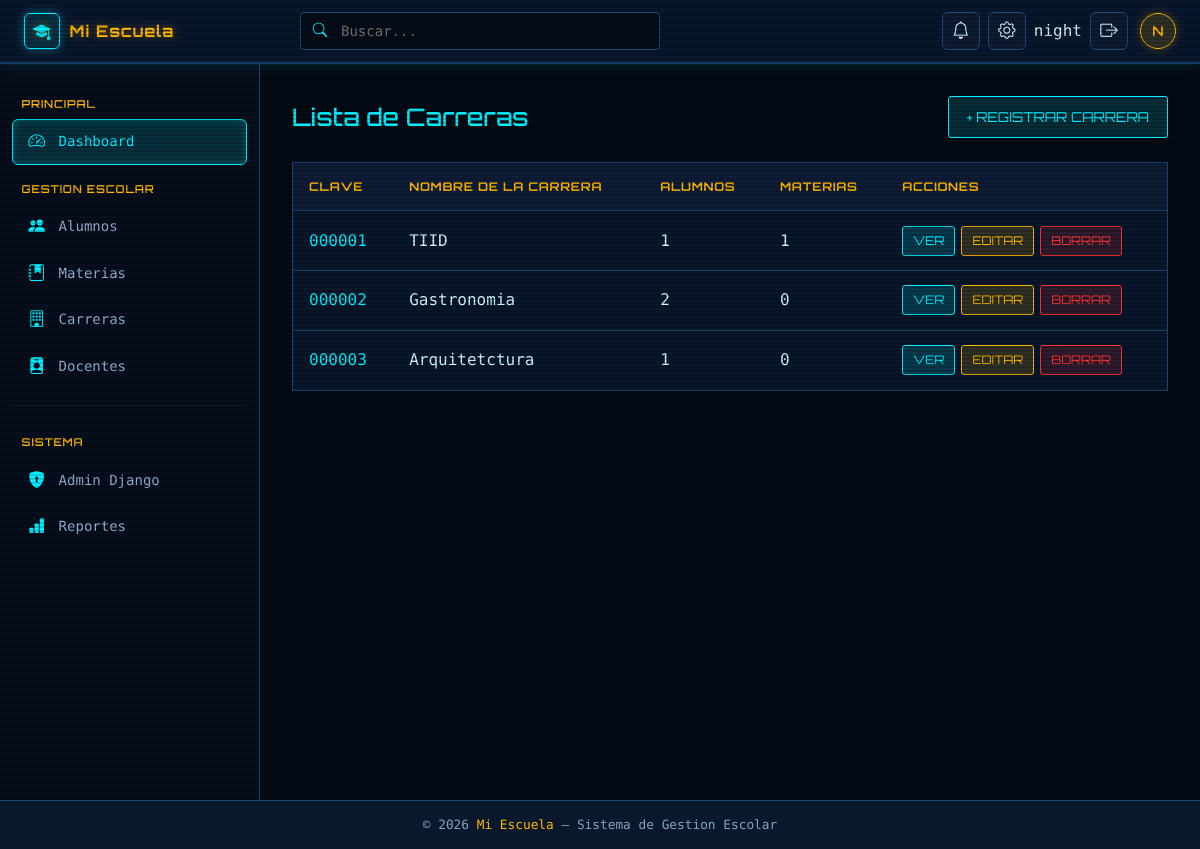
Screenshot of /carreras/ (signed in) with the database file from the repository.
### dark/models.py (models this page shows, shortened)
class Patos(models.Model):
    clave = models.CharField(verbose_name='Clave', max_length=8, unique=True)
    carrera = models.CharField(verbose_name='Nombre Carrera', max_length=50)
    class Meta:
        verbose_name = 'Carrera'
        verbose_name_plural = 'Carreras'

### dark/views.py (the view)
# urls.py: path('carreras/', views.lista_carreras, name='lista_carreras'),
@login_required
def lista_carreras(request):
    carreras = Patos.objects.annotate(
        alumnos_count=Count('alumno', distinct=True),
        materias_count=Count('materia', distinct=True),
    ).order_by('clave')
    return render(request, 'lista_carreras.html', {'carreras': carreras})

### dark/templates/lista_carreras.html (shortened to what this page needs)
{% extends "base.html" %}
{% block contenido %}
<div class="scanlines"></div>
<div class="hud-container catalog-page">
    <header class="hud-header catalog-header" style="display: flex; justify-content: space-between; align-items: center; flex-wrap: wrap; gap: 15px;">
        <div>
            <h1 style="margin: 0;">Lista de Carreras</h1>
        </div>
        <a href="{% url 'crear_carrera' %}" class="btn-action btn-info-hud catalog-create-button" style="padding: 10px 18px; font-size: 0.85rem;">
            + Registrar Carrera
        </a>
    </header>
    <main class="hud-table-wrapper">
        <table class="hud-table">
            <thead>
                <tr>
                    <th>Clave</th>
                    <th>Nombre de la carrera</th>
                    <th>Alumnos</th>
                    <th>Materias</th>
                    <th>Acciones</th>
                </tr>
            </thead>
            <tbody>
                {% for carrera in carreras %}
                <tr>
                    <td><span class="skill-code">{{ carrera.clave }}</span></td>
                    <td class="alumno-nombre">{{ carrera.carrera }}</td>
                    <td>{{ carrera.alumnos_count }}</td>
                    <td>{{ carrera.materias_count }}</td>
                    <td>
                        <div class="table-actions">
                            <a href="{% url 'detalle_carrera' carrera.pk %}" class="btn-action btn-info-hud" title="Ver detalles">Ver</a>
                            <a href="{% url 'editar_carrera' carrera.pk %}" class="btn-action btn-warn-hud">Editar</a>
                            <a href="{% url 'eliminar_carrera' carrera.pk %}" class="btn-action btn-danger-hud">Borrar</a>
                        </div>
                    </td>
                </tr>
                {% empty %}
                <tr>
                    <td colspan="5"><p class="hud-alert">ALERTA: No hay carreras registradas.</p></td>
                </tr>
                {% endfor %}
            </tbody>
        </table>
    </main>
</div>
{% endblock contenido %}

### dark/templates/base.html (shortened to what this page needs)
{% load static %}
<!DOCTYPE html>
<html lang="es">
<head>
    <link href="https://cdn.jsdelivr.net/npm/bootstrap@5.3.3/dist/css/bootstrap.min.css" rel="stylesheet">
    <link href="https://cdn.jsdelivr.net/npm/bootstrap-icons@1.11.3/font/bootstrap-icons.min.css" rel="stylesheet">
    <link href="{% static 'alumnos/css/base.css' %}" rel="stylesheet">
</head>
<body>
    <header class="top-navbar">
        <a href="#" class="brand">
            <div class="brand-icon">
                <i class="bi bi-mortarboard-fill"></i>
            </div>
            Mi Escuela
        </a>
        <div class="navbar-search d-none d-md-block">
            <div class="search-wrapper">
                <i class="bi bi-search"></i>
                <input type="text" placeholder="Buscar...">
            </div>
        </div>
        <div class="navbar-right">
            <button class="nav-icon-btn" title="Notificaciones">
                <i class="bi bi-bell"></i>
            </button>
            <button class="nav-icon-btn" title="Configuracion">
                <i class="bi bi-gear"></i>
            </button>
            {% if user.is_authenticated %}
            <span class="navbar-username">{{ user.username }}</span>
            <form method="POST" action="{% url 'logout' %}" style="margin:0;">
                <button type="submit" class="nav-icon-btn logout-btn" title="Cerrar sesión">
                    <i class="bi bi-box-arrow-right"></i>
                </button>
            </form>
            {% endif %}
            <div class="avatar" title="{{ user.username }}">{{ user.username|first|upper }}</div>
        </div>
    </header>
    <div class="app-wrapper">
        <aside id="sidebar">
            <div class="sidebar-section">
                <p class="sidebar-label">Principal</p>
                <a href="#" class="sidebar-link active">
                    <i class="bi bi-speedometer2"></i> Dashboard
                </a>
            </div>
            <div class="sidebar-section">
                <p class="sidebar-label">Gestion Escolar</p>
                <a href="{% url 'lista_alumnos' %}" class="sidebar-link">
                    <i class="bi bi-people-fill"></i> Alumnos
                </a>
                <a href="{% url 'lista_materias' %}" class="sidebar-link">
                    <i class="bi bi-journal-bookmark-fill"></i> Materias
                </a>
                <a href="{% url "lista_carreras" %}" class="sidebar-link">
                    <i class="bi bi-building"></i> Carreras
                </a>
                <a href="#" class="sidebar-link">
                    <i class="bi bi-person-badge-fill"></i> Docentes
                </a>
            </div>
            <hr class="sidebar-divider">
            <div class="sidebar-section">
                <p class="sidebar-label">Sistema</p>
                <a href="/admin/" class="sidebar-link">
                    <i class="bi bi-shield-lock-fill"></i> Admin Django
                </a>
                <a href="#" class="sidebar-link">
                    <i class="bi bi-bar-chart-fill"></i> Reportes
                </a>
            </div>
        </aside>
        <main id="main-content">
            {% block contenido %}{% endblock contenido %}
        </main>
    </div>
    <footer>
        &copy; 2026 <span>Mi Escuela</span> &mdash; Sistema de Gestion Escolar
    </footer>
</body>
</html>

### dark/templates/lista_carreras.html (style rules this page uses)
.btn-action { padding: 5px 10px; font-size: 0.75rem; font-family: var(--font-heading); text-transform: uppercase; text-decoration: none; display: inline-block; border-radius: 3px; transition: all 0.2s; }
.btn-info-hud { background: rgba(0, 240, 255, 0.15); border: 1px solid var(--hud-blue); color: var(--hud-blue); }
.btn-warn-hud { background: rgba(255, 183, 0, 0.15); border: 1px solid var(--hud-gold); color: var(--hud-gold); }
.btn-danger-hud { background: rgba(255, 51, 51, 0.15); border: 1px solid var(--hud-alert); color: var(--hud-alert); }
.table-actions { display: flex; gap: 6px; align-items: center; }

### rows the page displays
Patos: clave "000001", carrera "TIID", alumnos_count "1", materias_count "1"
Patos: clave "000002", carrera "Gastronomia", alumnos_count "2", materias_count "0"
Patos: clave "000003", carrera "Arquitetctura", alumnos_count "1", materias_count "0"

### other values shown
{{ user.username }} "night"
{{ user.username|first|upper }} "N"
